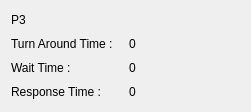
   <widget class="QWidget" name="process_final_result_widget_3" native="true">
    <property name="geometry">
     <rect>
      <x>610</x>
      <y>810</y>
      <width>251</width>
      <height>112</height>
     </rect>
    </property>
    <layout class="QGridLayout" name="gridLayout_3">
     <item row="0" column="0">
      <widget class="QLabel" name="label_10">
       <property name="text">
        <string>P3</string>
       </property>
      </widget>
     </item>
     <item row="1" column="0">
      <widget class="QLabel" name="label_23">
       <property name="text">
        <string>Turn Around Time :</string>
       </property>
      </widget>
     </item>
     <item row="2" column="0">
      <widget class="QLabel" name="label_24">
       <property name="text">
        <string>Wait Time :</string>
       </property>
      </widget>
     </item>
     <item row="3" column="0">
      <widget class="QLabel" name="label_25">
       <property name="text">
        <string>Response Time :</string>
       </property>
      </widget>
     </item>
     <item row="1" column="1">
      <widget class="QLabel" name="p3_turnAroundTime_res">
       <property name="text">
        <string>0</string>
       </property>
      </widget>
     </item>
     <item row="2" column="1">
      <widget class="QLabel" name="p3_waitTime_res">
       <property name="text">
        <string>0</string>
       </property>
      </widget>
     </item>
     <item row="3" column="1">
      <widget class="QLabel" name="p3_responseTime_res">
       <property name="text">
        <string>0</string>
       </property>
      </widget>
     </item>
    </layout>
   </widget>
